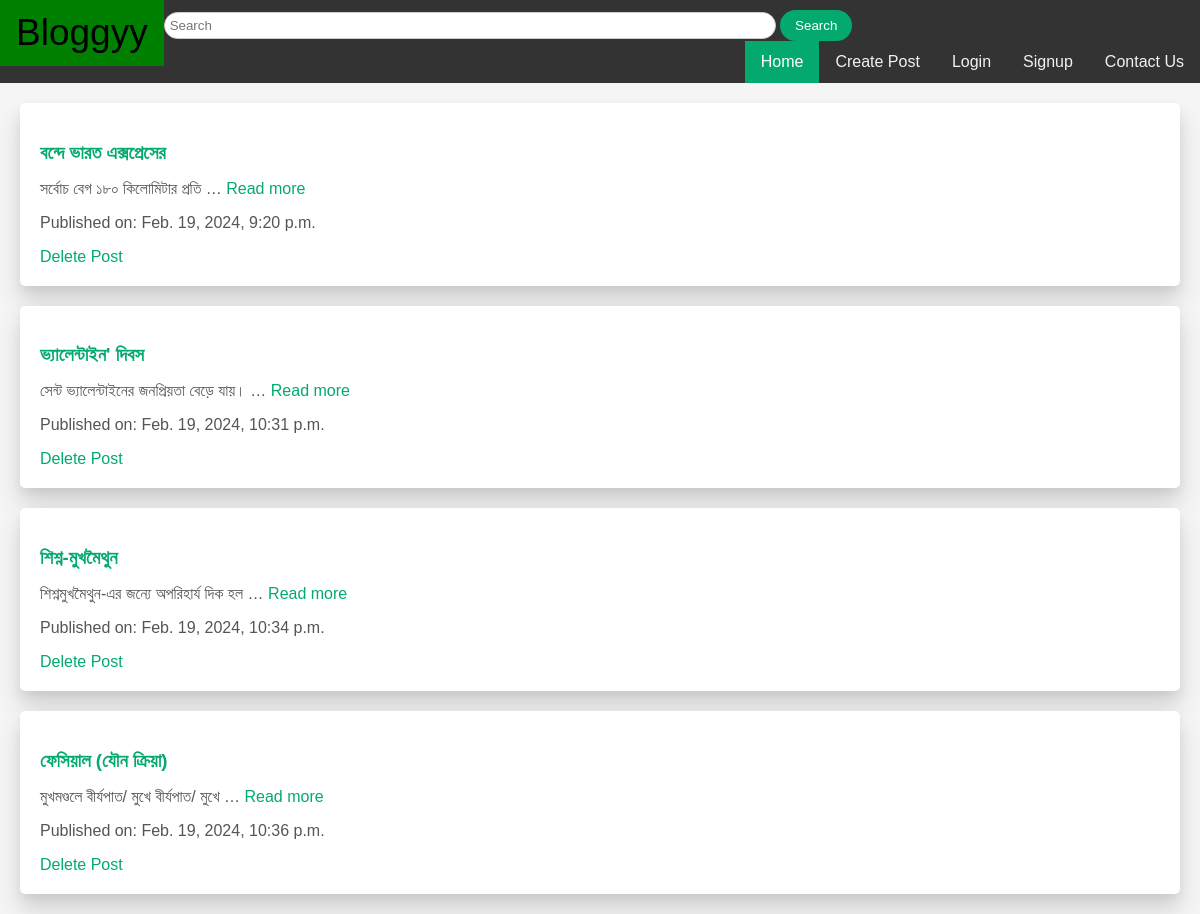
The app's page /, older data.
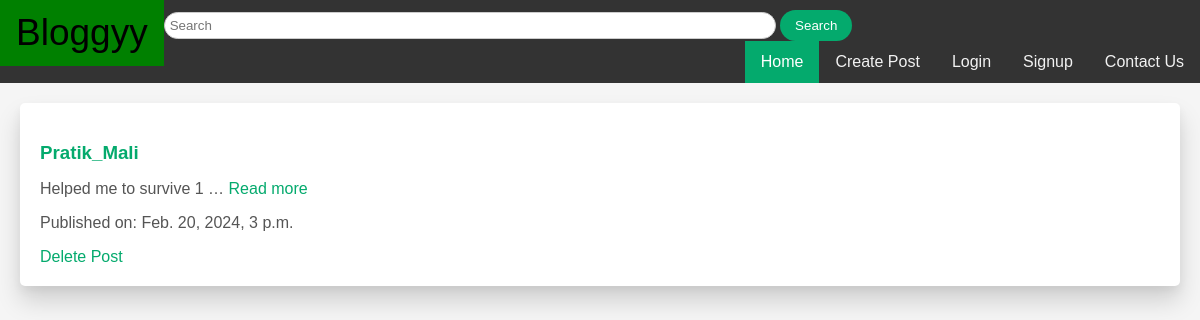
The same page, newer data.
### blog/models.py (models this page shows, shortened)
class Post(models.Model):
    title=models.CharField(max_length=600)
    content=models.TextField()
    pub_date=models.DateTimeField('DATE PUBLISHED')

### blog/views.py (the view)
# urls.py: path('', views.index, name='index'),
def index(request):
    query = request.GET.get('q')
    if query:
        posts = Post.objects.filter(title__icontains=query)
    else:
        posts = Post.objects.all()
    return render(request, 'blog/index.html', {'posts': posts, 'query': query})

### blog/templates/blog/index.html (shortened to what this page needs)
<!DOCTYPE html>
<html lang="en">
<head>
</head>
<body>
{% extends 'blog/base.html' %}
{% block content %}
    {% for post in posts %}
        <div class="post">
            <h3><a href="{% url 'view_post' post.id %}">{{ post.title }}</a></h3>
            <p>{{ post.content|truncatewords:5 }} <a href="{% url 'view_post' post.id %}">Read more</a>
            <p>Published on: {{ post.pub_date }}</p>
            <a href="{% url 'delete_post' post.id %}">Delete Post</a>
        </div>
    {% empty %}
        <p>No posts available.</p>
    {% endfor %}
{% endblock %}

### blog/templates/blog/base.html (shortened to what this page needs)
<!DOCTYPE html>
<html lang="en">
<head>
</head>
<body>
<div class="topnav">
    <div class="header" id="titleSite">
        <a href="{% url 'index' %}"></h1>Bloggyy</h1></a>
    </div>
    <div class="search-bar">
        <form method="get" action="{% url 'index' %}">
            <input type="text" name="q" placeholder="Search" value="{{ request.GET.q }}">
            <button type="submit">Search</button>
        </form>
    </div>
    <div style="float: right;">
        <a class="{% if request.resolver_match.url_name == 'index' %}active{% endif %}" href="{% url 'index' %}">Home</a>
        <a class="{% if request.resolver_match.url_name == 'create_post' %}active{% endif %}" href="{% url 'create_post' %}">Create Post</a>
        {% if user.is_authenticated %}
        <a href="{% url 'logout' %}">Logout</a>
        {% else %}
        <a class="{% if request.resolver_match.url_name == 'login' %}active{% endif %}" href="{% url 'login' %}">Login</a>
        <a class="{% if request.resolver_match.url_name == 'signup' %}active{% endif %}" href="{% url 'signup' %}">Signup</a>
        {% endif %}
        <a class="{% if request.resolver_match.url_name == 'contact_us' %}active{% endif %}" href="{% url 'contact_us' %}"> Contact Us </a>
    </div>
</div>
<div class="content">
    {% block content %}{% endblock %}
</div>
</body>
</html>

### blog/templates/blog/index.html (style rules this page uses)
body { font-family: Arial, sans-serif; margin: 0; padding: 0; background-color: #f5f5f5; }

### blog/templates/blog/base.html (style rules this page uses)
body { margin: 0; font-family: Arial, Helvetica, sans-serif; }
.topnav { overflow: hidden; background-color: #333; justify=content: space-between; }
.topnav a { float: left; color: #f2f2f2; text-align: center; padding: 12px 16px; text-decoration: none; }
.topnav a.active { background-color: #04AA6D; color: white; }
.search-bar { flex-grow: 1; justify-content: center; margin-top: 10px; align-items: center; }
.search-bar input { width: 50%; padding: 5px; border: 1px solid #ccc; border-radius: 50px; padding: 10; }
.search-bar button { background-color: #04AA6D; color: white; padding: 8px 15px; border: none; border-radius: 50px; cursor: pointer; }
#titleSite { font-size : 37PX; }

Row changes from the older to the newer data that the page shows:
removed Post: title "বন্দে ভারত এক্সপ্রেসের", content "সর্বোচ বেগ ১৮০ কিলোমিটার প্রতি …", pub_date "Feb. 19, 2024, 9:20 p.m."
removed Post: title "ভ্যালেন্টাইন' দিবস", content "সেন্ট ভ্যালেন্টাইনের জনপ্রিয়তা বেড়ে যায়। …", pub_date "Feb. 19, 2024, 10:31 p.m."
removed Post: title "শিশ্ন-মুখমৈথুন", content "শিশ্নমুখমৈথুন-এর জন্যে অপরিহার্য দিক হল …", pub_date "Feb. 19, 2024, 10:34 p.m."
removed Post: title "ফেসিয়াল (যৌন ক্রিয়া)", content "মুখমণ্ডলে বীর্যপাত/ মুখে বীর্যপাত/ মুখে …", pub_date "Feb. 19, 2024, 10:36 p.m."
added Post: title "Pratik_Mali", content "Helped me to survive 1 …", pub_date "Feb. 20, 2024, 3 p.m."
